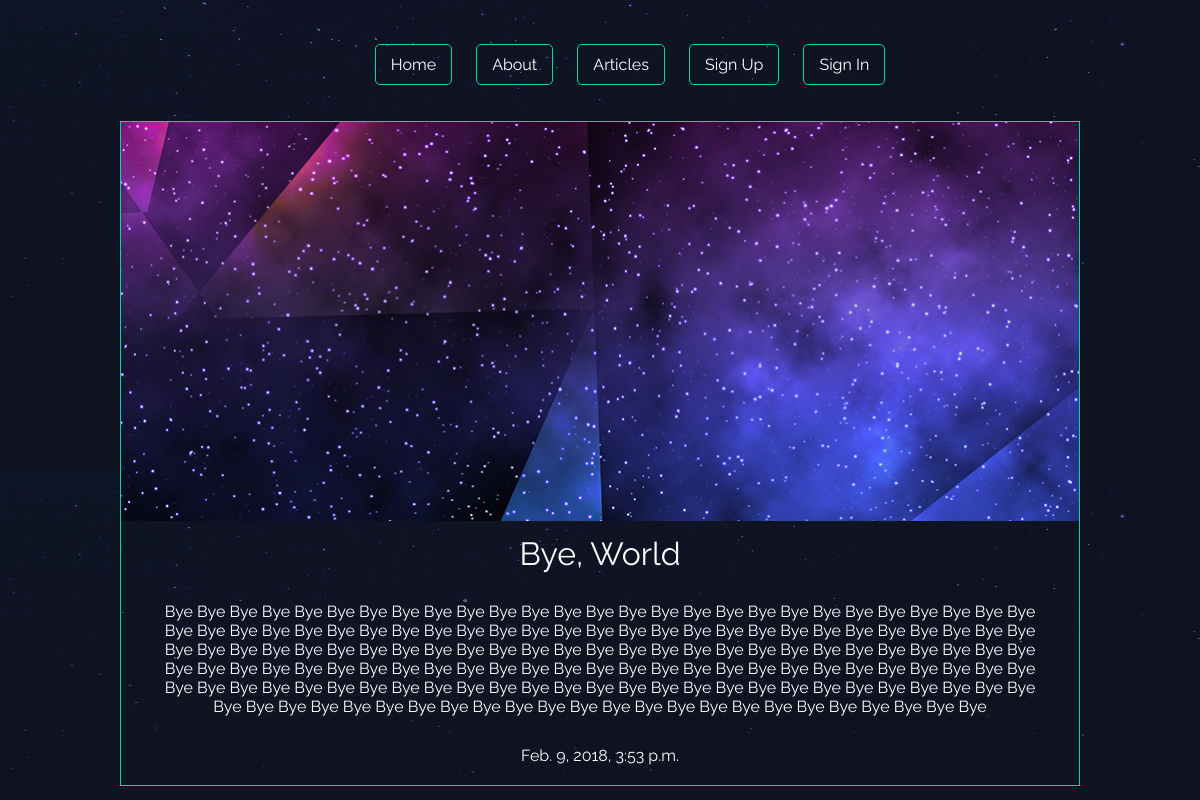
Screenshot of /articles/bye-world/ with the database file from the repository.
### articles/models.py (models this page shows, shortened)
class Article(models.Model):  # Inheriting basic functionaliites
    title = models.CharField(max_length=100)
    slug = models.SlugField()
    body = models.TextField()
    date = models.DateTimeField(auto_now_add=True)
    thumbnail = models.ImageField(default='default.png',blank=True)
    author = models.ForeignKey(User,default=None,on_delete=models.CASCADE)

### articles/views.py (the view)
# urls.py: re_path(r'^(?P<slug>[\w-]+)/$',views.article_details,name='details'),
def article_details(request,slug):
	article = Article.objects.get(slug=slug)
	context = {
		"article" : article
	}
	return render(request,'articles/article_details.html',context)

### articles/templates/articles/article_details.html (shortened to what this page needs)
{% extends 'layout.html' %}
{% block content %}
<div class="article-detail">
	<div class="article">
	<img class="thumb" src="{{ article.thumbnail.url }}">
	<h1> {{article.title}} </h1>
	<p>{{ article.body }} </p>
	<p>{{ article.date }} </p>
</div>
</div>
{% endblock %}

### assets/styles.css (style rules this page uses)
body { background-color: #0f121f; background-image: url(/static/stars.png); background-repeat-y: no-repeat; color: #fff; }
body * { font-family: 'Raleway', sans-serif; }
h1, h2, h3, h4, h5 { font-weight: normal; margin: 0; }
.article { padding: 10px; border: 1px solid #00dba0; position: relative; padding-bottom: 40px; }
.article-detail .article { padding: 0; }
.article-detail .article img { max-width: 100%; }
.article-detail .article p { margin: 10px 20px }
.thumb { max-width: 100%; }
.article-detail h1, .article-detail p { text-align: center; padding: 10px; }

### rows the page displays
Article: thumbnail (picture), title "Bye, World", body "Bye Bye Bye Bye Bye Bye Bye Bye Bye Bye Bye Bye Bye Bye Bye Bye Bye Bye Bye Bye Bye Bye Bye Bye Bye Bye Bye Bye Bye Bye Bye Bye Bye Bye Bye Bye Bye Bye Bye Bye Bye Bye Bye Bye Bye Bye Bye Bye Bye Bye Bye Bye Bye Bye Bye Bye Bye Bye Bye Bye Bye Bye Bye Bye Bye Bye Bye Bye Bye Bye Bye Bye Bye Bye Bye Bye Bye Bye Bye Bye Bye Bye Bye Bye Bye Bye Bye Bye Bye Bye Bye Bye Bye Bye Bye Bye Bye Bye Bye Bye Bye Bye Bye Bye Bye Bye Bye Bye Bye Bye Bye Bye Bye Bye Bye Bye Bye Bye Bye Bye Bye Bye Bye Bye Bye Bye Bye Bye Bye Bye Bye Bye Bye Bye Bye Bye Bye Bye Bye Bye Bye Bye Bye Bye Bye Bye Bye Bye Bye Bye Bye Bye Bye Bye Bye Bye Bye Bye Bye", date "Feb. 9, 2018, 3:53 p.m."
